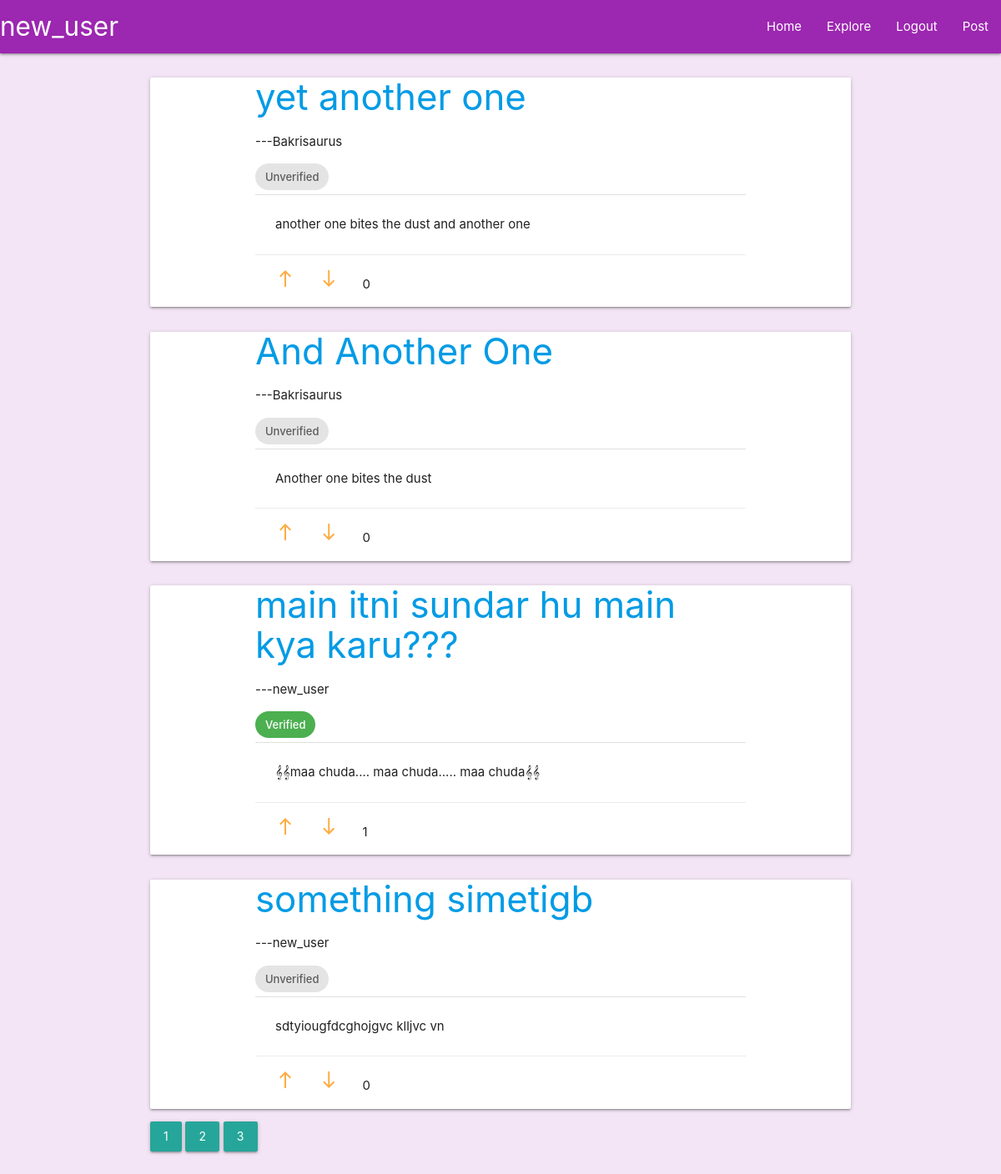
/?page=2 (signed in), run on the app's committed database.
### ownblog/models.py (models this page shows)
class User(db.Model , UserMixin):
    id=db.Column(db.Integer , primary_key=True)
    username= db.Column(db.String , nullable=False)
    password= db.Column(db.String , nullable= False)
    karma = db.Column(db.Integer , nullable= False , default=0)
    posts= db.relationship('Post' , backref='author')
    comment = db.relationship('Comment' , backref='comment_author')

class Post(db.Model, UserMixin):
    id= db.Column(db.Integer , primary_key=True)
    title= db.Column(db.String , nullable=False)
    content = db.Column(db.Text , nullable=False)
    upvotes = db.Column(db.Integer , nullable=False , default=0)
    downvotes= db.Column(db.Integer , nullable=False , default=0)
    author_id = db.Column(db.Integer , db.ForeignKey('user.id'))

### ownblog/routes.py (the view)
@app.route("/home", methods=["GET","POST"])
@app.route("/",methods=["GET","POST"])
def home():
    pw_hash = bcrypt.generate_password_hash('hunter2')
    b=b'$2b$12$/OZApvVtFC2V0broXd2kyefzDpWFrKv/QgTjH3PvG.u7kexVLHEcW'
    a=bcrypt.check_password_hash(b, 'hunter2')
    print(a)
    page= request.args.get('page', 1, type=int)
    posts= Post.query.paginate(page=page, per_page=4)
    return render_template('home.html',title="SPEM Project", posts=posts)

### ownblog/models.py (called while the page is built)
@login_manager.user_loader
def load_user(user_id):
    return User.query.get(int(user_id))

### ownblog/templates/home.html (shortened to what this page needs)
{%extends 'layout.html' %}
{%block content%}
    <div class="container centered" >
    {%for post in posts.items%}
    <div class="card">
        <div class="container">
            <h3><a href="{{url_for('see_post', post_id=post.id)}}" >{{post.title}}</a></h3><span><p> ---{{post.author.username}}</p></span>
                {%if post.upvotes-2*post.downvotes>0%}
                <div class="chip green white-text">
                    Verified
                </div>
                {%else%}
                <div class="chip">
                    Unverified
                </div>
                {%endif%}
            <div class="divider"></div>
            <div class="card-content">
                <p>{{post.content}}</p>
            </div>
            <div class="card-action">
                <span> <a href="{{url_for('upvote',post_id=post.id)}}"><i class="material-icons">north</i></a></span>
                <span><a href="{{url_for('downvote',post_id=post.id)}}"><i class="material-icons">south</i></a></span>
                <span class="row-margin"> {{post.upvotes-post.downvotes}}</span>
            </div>
        </div>
    </div>
    {%endfor%}
    </div>
    <div class="container">
        <div class="row">
    {%for page_num in posts.iter_pages(left_edge=1,right_edge=1,left_current=1 , right_current=2)%}
        {%if page_num%}
            {%if page_num==posts.page%}
            <a class="btn btn-info"href="{{url_for('home', page=page_num)}}">{{page_num}}</a>
            {%else%}
            <a class="btn btn-outline-info"href="{{url_for('home', page=page_num)}}">{{page_num}}</a>
            {%endif%}
        {%else%}
        .....
        {%endif%}
    {%endfor%}
    </div>
</div>
{%endblock%}

### ownblog/templates/layout.html (shortened to what this page needs)
  <!DOCTYPE html>
  <html>
    <head>
      <link type="text/css" rel="stylesheet" href="css/materialize.min.css"  media="screen,projection"/>
    <link rel="stylesheet" href="https://cdnjs.cloudflare.com/ajax/libs/materialize/1.0.0/css/materialize.min.css">
    </head>
    <body class="purple lighten-5">
    <nav class="blue lighten-2">
            <div class="nav-wrapper purple">
              {%if current_user.is_authenticated%}
              <a href="#" class="brand-logo">{{current_user.username}}</a>
              {%else%}
              <a href="#" class="brand-logo">SEPM UPE</a>
              {%endif%}
              <ul id="nav-mobile" class="right hide-on-med-and-down">
                <li class="nav-item ">
                  <a class="nav-link" href="{{url_for('home')}}" >Home</a>
                </li>
                <li class="nav-item ">
                  <a class="nav-link" href="{{url_for('twitter')}}" >Explore</a>
                </li>
                {%if current_user.is_authenticated%}
                <li class="nav-item">
                  <a class="nav-link" href="{{url_for('logout')}}">Logout</a>
                </li>
                <li class="nav-item">
                  <a class="nav-link" href="{{url_for('post')}}">Post</a>
                </li>
                {%endif%}
              </ul>
            </div>
    </nav>
<div class="row">
    {%block content%}
    {%endblock%}
</div>
    </body>
  </html>

### data on the page
User: username "new_user"
Post: title "yet another one", author.username "Bakrisaurus", shows "Unverified", content "another one bites the dust and another one", post.upvotes-post.downvotes "0"
Post: title "And Another One", author.username "Bakrisaurus", shows "Unverified", content "Another one bites the dust", post.upvotes-post.downvotes "0"
Post: title "main itni sundar hu main kya karu???", author.username "new_user", shows "Verified", content "𝄞𝄞maa chuda.... maa chuda..... maa chuda𝄞𝄞", post.upvotes-post.downvotes "1"
Post: title "something simetigb", author.username "new_user", shows "Unverified", content "sdtyiougfdcghojgvc klljvc vn", post.upvotes-post.downvotes "0"

### other printed values
{{ page_num }} "1" "3"
{{ page_num }} "2"
